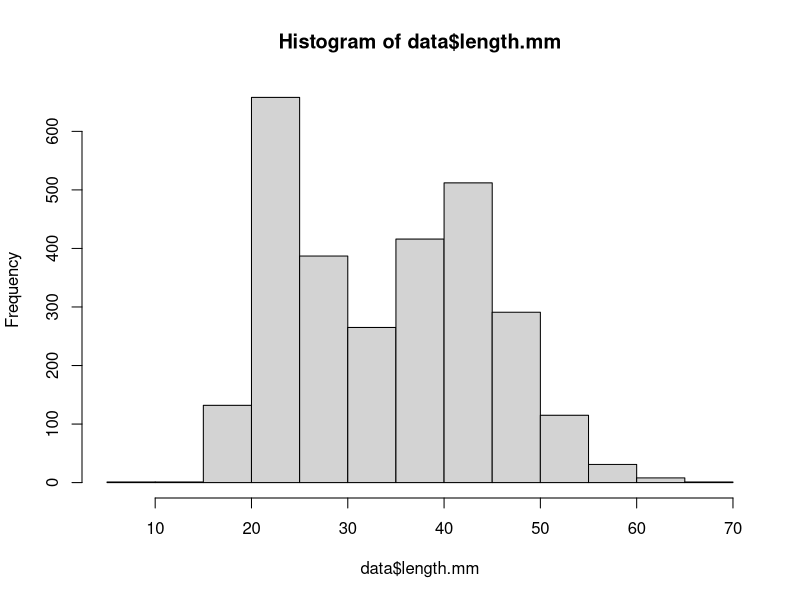
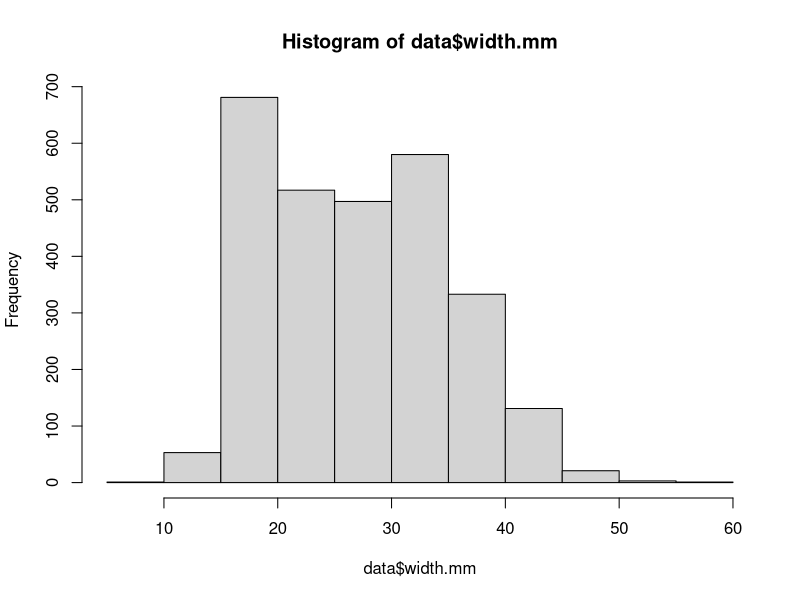
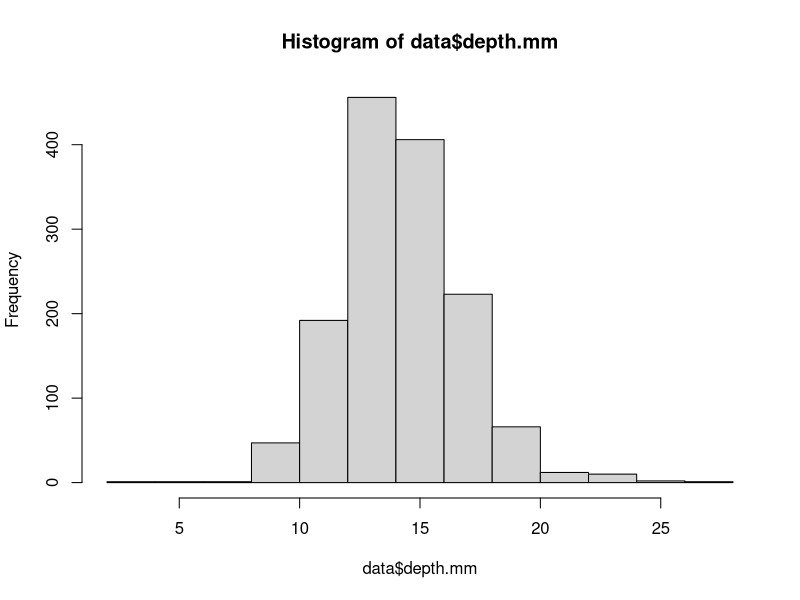
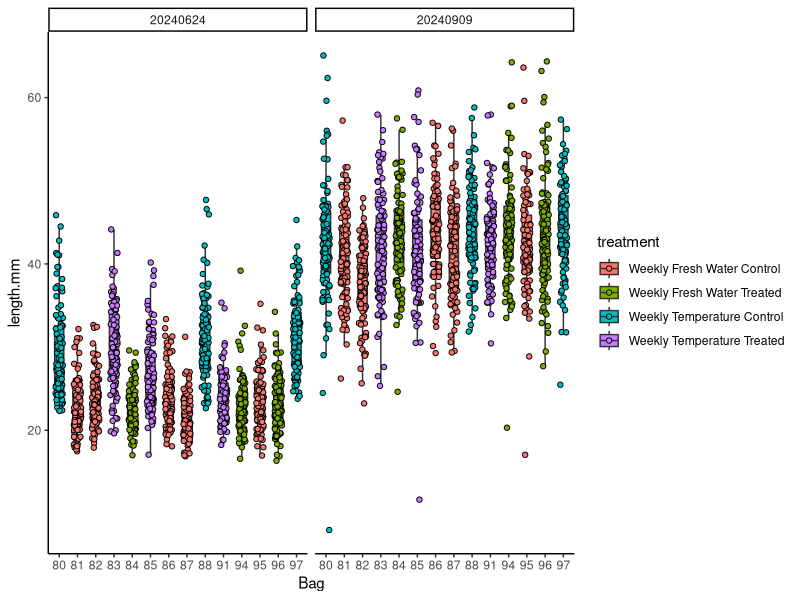
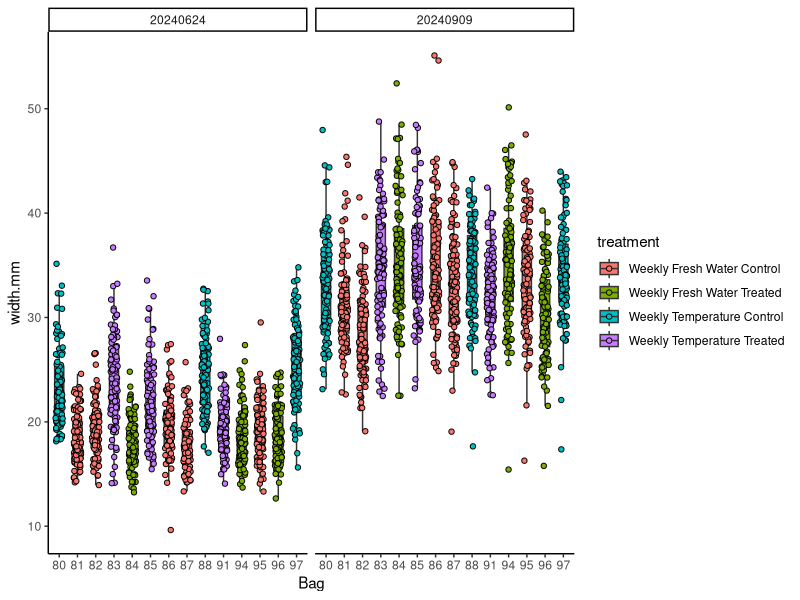
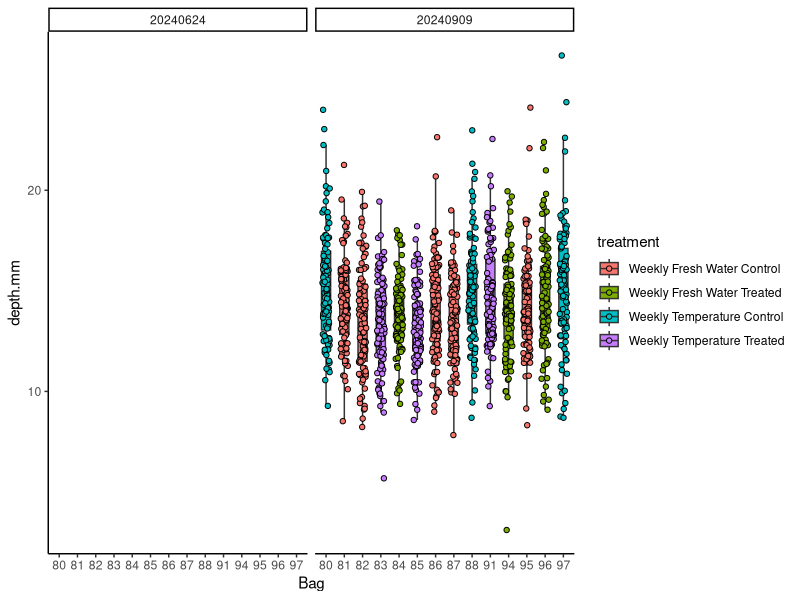
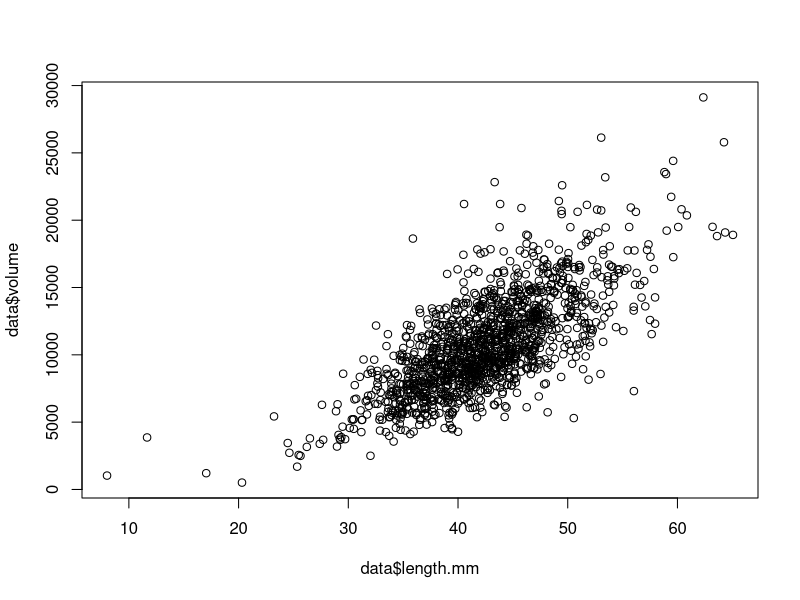
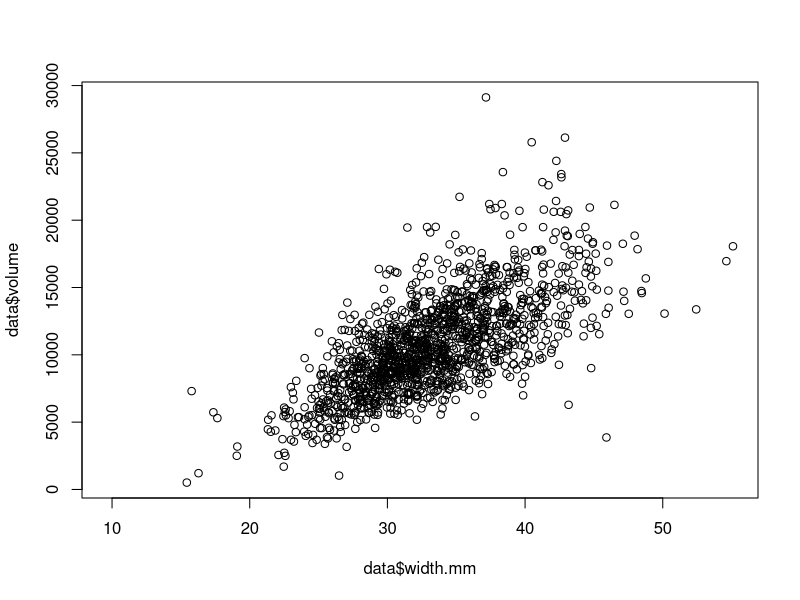

Source code (R) for these figures, in order:
## ---- chunk 1
knitr::opts_chunk$set(echo = TRUE, warning = FALSE, message = FALSE)
## ---- chunk 2
if ("tidyverse" %in% rownames(installed.packages()) == 'FALSE') install.packages('tidyverse') 
if ("ggplot2" %in% rownames(installed.packages()) == 'FALSE') install.packages('ggplot2') 
if ("ggeffects" %in% rownames(installed.packages()) == 'FALSE') install.packages('ggeffects') 

library("ggplot2")
library("tidyverse")
library("lme4")
library("lmerTest")
library("emmeans")
library("car")
library("mgcv")
library("ggeffects")
library("cowplot")
## ---- chunk 3
data<-read_csv(file="data/outplanting/GoosePoint/growth_GoosePoint.csv")%>%
  mutate(date=as.factor(date))
## ---- chunk 4
data$field_cattle_tag<-factor(data$field_cattle_tag)
## ---- chunk 5
data$dead[is.na(data$dead)] <- 0
data$stuck[is.na(data$stuck)] <- 0
## ---- chunk 6
metadata<-read_csv(file="data/outplanting/GoosePoint/bag_list_GoosePoint.csv")
metadata$field_cattle_tag<-factor(metadata$field_cattle_tag)

data$treatment<-metadata$treatment[match(data$field_cattle_tag, metadata$field_cattle_tag)]
## ---- chunk 7
hist(data$length.mm)
hist(data$width.mm)
hist(data$depth.mm)
## ---- chunk 8
plot1<-data%>%
  ggplot(aes(x=field_cattle_tag, y=length.mm, fill = treatment)) +
  facet_wrap(~date)+
  geom_boxplot(width=.5, outlier.shape= NA, position = position_dodge(width = 0.4)) +
  geom_point(pch = 21, position=position_jitterdodge(dodge.width=0.4)) +
  xlab("Bag") + 
  theme_classic(); plot1
## ---- chunk 9
plot2<-data%>%
  ggplot(aes(x=field_cattle_tag, y=width.mm, fill = treatment)) +
  facet_wrap(~date)+
  geom_boxplot(width=.5, outlier.shape= NA, position = position_dodge(width = 0.4)) +
  geom_point(pch = 21, position=position_jitterdodge(dodge.width=0.4)) +
  xlab("Bag") + 
  theme_classic(); plot2
## ---- chunk 10
plot3<-data%>%
  ggplot(aes(x=field_cattle_tag, y=depth.mm, fill = treatment)) +
  facet_wrap(~date)+
  geom_boxplot(width=.5, outlier.shape= NA, position = position_dodge(width = 0.4)) +
  geom_point(pch = 21, position=position_jitterdodge(dodge.width=0.4)) +
  xlab("Bag") + 
  theme_classic(); plot3
## ---- chunk 11
data$volume <- (4/3) * pi * (data$length.mm/2) * (data$width.mm/2) * (data$depth.mm/2)
## ---- chunk 12
plot(data$volume ~ data$length.mm)
plot(data$volume ~ data$width.mm)
## ---- chunk 13
training_data<-data%>%
  filter(date=="20240909")%>%
  filter(!is.na(volume))

hist(training_data$volume)
## ---- chunk 14
# Fit a polynomial regression model (2nd-degree polynomial)
poly_model <- lm(volume ~ poly(length.mm, 2) + poly(width.mm, 2) + length.mm:width.mm, data = training_data)

# Fit a Generalized Additive Model (GAM) for comparison
gam_model <- gam(volume ~ s(length.mm, bs = "cs") + s(width.mm, bs = "cs"), data = training_data)

# Compare model summaries
summary(poly_model)
summary(gam_model)
## ---- chunk 15
plot(poly_model)
plot(gam_model)
## ---- chunk 16
# Predict Volume using the trained model
data$Predicted_Volume_GAM <- predict(gam_model, data)
data$Predicted_Volume_Poly <- predict(poly_model, data)
## ---- chunk 17
plot(data$Predicted_Volume_GAM ~ data$volume)
plot(data$Predicted_Volume_Poly ~ data$volume)
## ---- chunk 18
# Plot the relationship for visualization
ggplot(training_data, aes(x = length.mm, y = volume)) +
  geom_point() +
  geom_smooth(method = "gam", formula = y ~ s(x, bs = "cs"), color = "blue") +
  ggtitle("GAM Fit for Length vs Volume")

ggplot(training_data, aes(x = width.mm, y = volume)) +
  geom_point() +
  geom_smooth(method = "gam", formula = y ~ s(x, bs = "cs"), color = "red") +
  ggtitle("GAM Fit for Width vs Volume")
## ---- chunk 19
# Plot polynomial fit for Length vs. Volume
ggplot(training_data, aes(x = length.mm, y = volume)) +
  geom_point() +
  stat_smooth(method = "lm", formula = y ~ poly(x, 2), color = "blue", se = TRUE) +
  ggtitle("Polynomial Regression (2nd Degree) Fit for Length vs Volume")

# Plot polynomial fit for Width vs. Volume
ggplot(training_data, aes(x = width.mm, y = volume)) +
  geom_point() +
  stat_smooth(method = "lm", formula = y ~ poly(x, 2), color = "red", se = TRUE) +
  ggtitle("Polynomial Regression (2nd Degree) Fit for Width vs Volume")
## ---- chunk 20
# Plot polynomial fit for Length vs. Volume
ggplot(data%>%filter(date=="20240909"), aes(x = volume, y = Predicted_Volume_Poly)) +
  geom_point() +
  stat_smooth(method = "loess", color = "blue", se = TRUE) +
  ggtitle("Polynomial Regression (2nd Degree) Fit for Known vs Predicted Volume")
## ---- chunk 21
hist(data$Predicted_Volume_Poly)
min(data$Predicted_Volume_Poly)
## ---- chunk 22
# Fit a polynomial regression model (2nd-degree polynomial)
poly_model <- lm(volume ~ poly(length.mm, 2) + poly(width.mm, 2) + length.mm:width.mm, data = training_data)

# Extract raw residuals
training_data$raw_resid <- residuals(poly_model)

# Standardize residuals
training_data$std_resid <- training_data$raw_resid / sd(training_data$raw_resid)

# Flag potential outliers
outlier_threshold <- 3
training_data$outlier_flag <- abs(training_data$std_resid) > outlier_threshold

# Filter rows flagged as outliers
outliers <- training_data %>% filter(outlier_flag == TRUE)
print(outliers)

# Plot standardized residuals
ggplot(training_data, aes(x = seq_along(std_resid), y = std_resid)) +
  geom_point(aes(color = outlier_flag), size = 2) +
  geom_hline(yintercept = c(-outlier_threshold, outlier_threshold), linetype = "dashed", color = "red") +
  labs(title = "Standardized Residuals with Outliers", x = "Index", y = "Standardized Residual") +
  theme_minimal()
## ---- chunk 23
training_data<-training_data%>%
  filter(!outlier_flag==TRUE)
## ---- chunk 24
hist(training_data$volume)
## ---- chunk 25
# Fit a polynomial regression model (2nd-degree polynomial)
poly_model <- lm(volume ~ poly(length.mm, 2) + poly(width.mm, 2) + length.mm:width.mm, data = training_data)

# Compare model summaries
summary(poly_model)
## ---- chunk 26
plot(poly_model)
## ---- chunk 27
# Predict Volume using the trained model
data$Predicted_Volume_Poly <- predict(poly_model, data)
## ---- chunk 28
plot(data$Predicted_Volume_Poly ~ data$volume)
## ---- chunk 29
# Plot polynomial fit for Length vs. Volume
ggplot(training_data, aes(x = length.mm, y = volume)) +
  geom_point() +
  stat_smooth(method = "lm", formula = y ~ poly(x, 2), color = "blue", se = TRUE) +
  ggtitle("Polynomial Regression (2nd Degree) Fit for Length vs Volume")

# Plot polynomial fit for Width vs. Volume
ggplot(training_data, aes(x = width.mm, y = volume)) +
  geom_point() +
  stat_smooth(method = "lm", formula = y ~ poly(x, 2), color = "red", se = TRUE) +
  ggtitle("Polynomial Regression (2nd Degree) Fit for Width vs Volume")
## ---- chunk 30
# Plot polynomial fit for Length vs. Volume
ggplot(data%>%filter(date=="20240909"), aes(x = volume, y = Predicted_Volume_Poly)) +
  geom_point() +
  stat_smooth(method = "loess", color = "blue", se = TRUE) +
  ggtitle("Polynomial Regression (2nd Degree) Fit for Known vs Predicted Volume")
## ---- chunk 31
hist(data$Predicted_Volume_Poly)
min(data$Predicted_Volume_Poly)
## ---- chunk 32
data<-data%>%filter(Predicted_Volume_Poly>0)
hist(data$Predicted_Volume_Poly)
## ---- chunk 33
plot4<-data%>%
  ggplot(aes(x=field_cattle_tag, y=Predicted_Volume_Poly, fill = treatment)) +
  facet_wrap(~date)+
  geom_boxplot(width=.5, outlier.shape= NA, position = position_dodge(width = 0.4)) +
  geom_point(pch = 21, position=position_jitterdodge(dodge.width=0.4)) +
  xlab("Bag") + 
  theme_classic(); plot4
## ---- chunk 34
plot5<-data%>%
  ggplot(aes(x=treatment, y=Predicted_Volume_Poly, fill = treatment)) +
  facet_wrap(~date)+
  geom_boxplot(width=.5, outlier.shape= NA, position = position_dodge(width = 0.4)) +
  geom_point(pch = 21, position=position_jitterdodge(dodge.width=0.4)) +
  xlab("Treatment") + 
  theme_classic() + 
  theme(axis.text.x=element_text(angle=45, vjust=1, hjust=1)); plot5
## ---- chunk 35
plot6<-data%>%
  group_by(field_cattle_tag, treatment, date)%>%
  summarise(mean=mean(Predicted_Volume_Poly, na.rm=TRUE), se=sd(Predicted_Volume_Poly, na.rm=TRUE)/sqrt(length(Predicted_Volume_Poly)))%>%
  
  ggplot(aes(x=field_cattle_tag, y=mean, fill = treatment)) +
  facet_wrap(~date)+
  geom_point(pch = 21) +
  geom_errorbar(aes(ymin=mean-se, ymax=mean+se), width=0)+
  xlab("Bag") + 
  ylab("Volume")+
  #ylim(2000, 15000)+
  theme_classic() + 
  theme(axis.text.x=element_text(angle=45, vjust=1, hjust=1)); plot6
## ---- chunk 36
plot7<-data%>%
  group_by(treatment, date)%>%
  summarise(mean=mean(Predicted_Volume_Poly, na.rm=TRUE), se=sd(Predicted_Volume_Poly, na.rm=TRUE)/sqrt(length(Predicted_Volume_Poly)))%>%
  
  ggplot(aes(x=treatment, y=mean, fill = treatment)) +
  facet_wrap(~date)+
  geom_point(pch = 21, size=4) +
  geom_errorbar(aes(ymin=mean-se, ymax=mean+se), width=0)+
  xlab("Treatment") + 
  ylab("Volume")+
  #ylim(5000, 15000)+
  theme_classic() + 
  theme(axis.text.x=element_text(angle=45, vjust=1, hjust=1)); plot7
## ---- chunk 37
model<-lmer(sqrt(Predicted_Volume_Poly) ~ treatment * date + (1|field_cattle_tag:treatment), data=data)

summary(model)
anova(model)

qqPlot(residuals(model))
hist(residuals(model))
## ---- chunk 38
# Extract raw residuals
data$raw_resid <- residuals(model)

# Standardize residuals
data$std_resid <- data$raw_resid / sd(data$raw_resid)

# Flag potential outliers
outlier_threshold <- 3
data$outlier_flag <- abs(data$std_resid) > outlier_threshold

# Filter rows flagged as outliers
outliers <- data %>% filter(outlier_flag == TRUE)
print(outliers)

# Plot standardized residuals
ggplot(data, aes(x = seq_along(std_resid), y = std_resid)) +
  geom_point(aes(color = outlier_flag), size = 2) +
  geom_hline(yintercept = c(-outlier_threshold, outlier_threshold), linetype = "dashed", color = "red") +
  labs(title = "Standardized Residuals with Outliers", x = "Index", y = "Standardized Residual") +
  theme_minimal()
## ---- chunk 39
data<-data%>%
  filter(!outlier_flag==TRUE)
## ---- chunk 40
model<-lmer(sqrt(Predicted_Volume_Poly) ~ treatment * date + (1|field_cattle_tag:treatment), data=data)

summary(model)
anova(model)

qqPlot(residuals(model))
hist(residuals(model))
## ---- chunk 41
# Fit a mixed-effects model to estimate growth rate
growth_model <- lmer(Predicted_Volume_Poly ~ date * treatment + (1|treatment:field_cattle_tag), data = data)

# Summarize the model
summary(growth_model)
anova(growth_model)

# Extract fixed effects (overall growth rate) and random effects (bag-specific deviations)
fixed_effects <- fixef(growth_model)
random_effects <- ranef(growth_model)$`treatment:field_cattle_tag`

# Plot growth trajectories
ggplot(data, aes(x = date, y = Predicted_Volume_Poly, color = factor(treatment), group=treatment)) +
  geom_point() +
  geom_smooth(method = "lm", se = FALSE) +
  theme_minimal() +
  labs(title = "Oyster Growth Over Time",
       x = "Date",
       y = "Volume",
       color = "Treatment")

#plot model trajectories 
ggpred <- ggpredict(growth_model, terms = c("date", "treatment"))
ggplot(ggpred, aes(x = x, y = predicted, color = group, fill=group)) +
  geom_line(aes(group=group)) +
  geom_ribbon(aes(ymin = conf.low, ymax = conf.high, group=group), alpha = 0.2) +
  theme_classic() +
  labs(title = "Modeled Oyster Growth Over Time",
       x = "Date",
       y = "Volume",
       color = "Treatment", 
       fill = "Treatment")
## ---- chunk 42
fresh_data<-data[grepl("Fresh Water", data$treatment), ]

# Fit a mixed-effects model to estimate growth rate
growth_model_FW <- lmer(Predicted_Volume_Poly ~ date * treatment + (1|treatment:field_cattle_tag), data = fresh_data)

# Summarize the model
summary(growth_model_FW)
anova(growth_model_FW)

# Extract fixed effects (overall growth rate) and random effects (bag-specific deviations)
fixed_effects <- fixef(growth_model_FW)
random_effects <- ranef(growth_model_FW)$`treatment:field_cattle_tag`

# Plot growth trajectories
ggplot(fresh_data, aes(x = date, y = Predicted_Volume_Poly, color = factor(treatment))) +
  geom_point() +
  geom_smooth(aes(group=treatment), method = "lm", se = FALSE) +
  theme_minimal() +
  labs(title = "Oyster Growth Over Time",
       x = "Date",
       y = "Volume",
       color = "Treatment")

#plot model trajectories 
ggpred <- ggpredict(growth_model_FW, terms = c("date", "treatment"))
plot1<-ggplot(ggpred, aes(x = x, y = predicted, color = group, fill=group, group=group)) +
  geom_line() +
  geom_ribbon(aes(ymin = conf.low, ymax = conf.high), alpha = 0.2) +
  theme_classic() +
  
  labs(title = "Modeled Oyster Growth Over Time (Fresh Water)",
       x = "Date",
       y = "Predicted Volume",
       color = "Treatment", 
       fill = "Treatment");plot1
## ---- chunk 43
temp_data<-data[grepl("Temperature", data$treatment), ]

# Fit a mixed-effects model to estimate growth rate
growth_model_TEMP <- lmer(Predicted_Volume_Poly ~ date * treatment + (1|treatment:field_cattle_tag), data = temp_data)

# Summarize the model
summary(growth_model_TEMP)
anova(growth_model_TEMP)

# Extract fixed effects (overall growth rate) and random effects (bag-specific deviations)
fixed_effects <- fixef(growth_model_TEMP)
random_effects <- ranef(growth_model_TEMP)$`treatment:field_cattle_tag`

# Plot growth trajectories
ggplot(temp_data, aes(x = date, y = Predicted_Volume_Poly, color = factor(treatment), group=treatment)) +
  geom_point() +
  geom_smooth(method = "lm", se = FALSE) +
  theme_minimal() +
  labs(title = "Oyster Growth Over Time",
       x = "Date",
       y = "Volume",
       color = "Treatment")

#plot model trajectories 
ggpred <- ggpredict(growth_model_TEMP, terms = c("date", "treatment"))
plot2<-ggplot(ggpred, aes(x = x, y = predicted, color = group, fill=group, group=group)) +
  geom_line() +
  geom_ribbon(aes(ymin = conf.low, ymax = conf.high), alpha = 0.2) +
  theme_classic() +
  
  labs(title = "Modeled Oyster Growth Over Time (Temperature)",
       x = "Date",
       y = "Predicted Volume",
       color = "Treatment", 
       fill = "Treatment");plot2
## ---- chunk 44
plots<-plot_grid(plot1, plot2, ncol=2, nrow=1);plots

ggsave(filename="figures/growth/goose_point/growth.png", plots, width=14, height=6)
